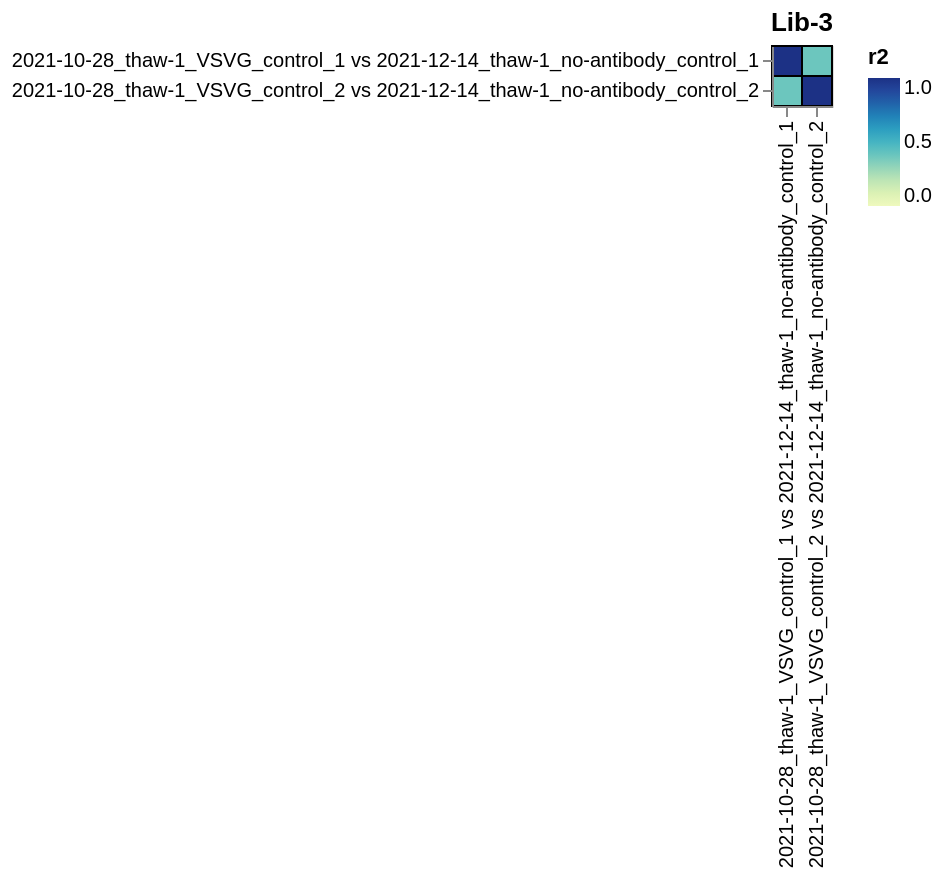

Here is the Vega-Lite specification saved for this chart:
### Vega-Lite specification from a JSON file in a GitHub repository (floating-point values rounded to 4 significant figures)
{"config": {"view": {"continuousWidth": 400, "continuousHeight": 300}, "axis": {"labelLimit": 500}}, "data": {"values": [{"library": "Lib-3", "sample_1": "2021-10-28_thaw-1_VSVG_control_1 vs 2021-12-14_thaw-1_no-antibody_control_1", "sample_2": "2021-10-28_thaw-1_VSVG_control_1 vs 2021-12-14_thaw-1_no-antibody_control_1", "r2": 1}, {"library": "Lib-3", "sample_1": "2021-10-28_thaw-1_VSVG_control_2 vs 2021-12-14_thaw-1_no-antibody_control_2", "sample_2": "2021-10-28_thaw-1_VSVG_control_1 vs 2021-12-14_thaw-1_no-antibody_control_1", "r2": 0.3938}, {"library": "Lib-3", "sample_1": "2021-10-28_thaw-1_VSVG_control_1 vs 2021-12-14_thaw-1_no-antibody_control_1", "sample_2": "2021-10-28_thaw-1_VSVG_control_2 vs 2021-12-14_thaw-1_no-antibody_control_2", "r2": 0.3938}, {"library": "Lib-3", "sample_1": "2021-10-28_thaw-1_VSVG_control_2 vs 2021-12-14_thaw-1_no-antibody_control_2", "sample_2": "2021-10-28_thaw-1_VSVG_control_2 vs 2021-12-14_thaw-1_no-antibody_control_2", "r2": 1}]}, "mark": {"type": "rect", "stroke": "black"}, "encoding": {"color": {"field": "r2", "scale": {"zero": true}, "type": "quantitative"}, "tooltip": [{"field": "library", "type": "nominal"}, {"field": "sample_1", "type": "nominal"}, {"field": "sample_2", "type": "nominal"}, {"field": "r2", "format": ".3g", "type": "quantitative"}], "x": {"field": "sample_1", "title": null, "type": "nominal"}, "y": {"field": "sample_2", "title": null, "type": "nominal"}}, "height": {"step": 15}, "title": "Lib-3", "width": {"step": 15}, "$schema": "https://vega.github.io/schema/vega-lite/v5.json", "datasets": {"data-536a82b0a6ebb7a47aeb62e03d51c063": [{"library": "Lib-3", "sample_1": "2021-10-28_thaw-1_VSVG_control_1 vs 2021-12-14_thaw-1_no-antibody_control_1", "sample_2": "2021-10-28_thaw-1_VSVG_control_1 vs 2021-12-14_thaw-1_no-antibody_control_1", "r2": 1}, {"library": "Lib-3", "sample_1": "2021-10-28_thaw-1_VSVG_control_2 vs 2021-12-14_thaw-1_no-antibody_control_2", "sample_2": "2021-10-28_thaw-1_VSVG_control_1 vs 2021-12-14_thaw-1_no-antibody_control_1", "r2": 0.3938}, {"library": "Lib-3", "sample_1": "2021-10-28_thaw-1_VSVG_control_1 vs 2021-12-14_thaw-1_no-antibody_control_1", "sample_2": "2021-10-28_thaw-1_VSVG_control_2 vs 2021-12-14_thaw-1_no-antibody_control_2", "r2": 0.3938}, {"library": "Lib-3", "sample_1": "2021-10-28_thaw-1_VSVG_control_2 vs 2021-12-14_thaw-1_no-antibody_control_2", "sample_2": "2021-10-28_thaw-1_VSVG_control_2 vs 2021-12-14_thaw-1_no-antibody_control_2", "r2": 1}]}}
